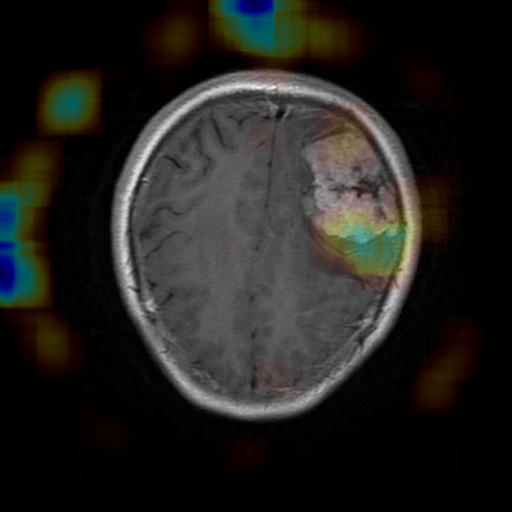
#> input picture assets/sample_real_gradcam.jpg, 512 x 512 px
$ python -i contour_cropper.py   (imports and definitions only)
#> lines starting #> are read from the running program, lines starting #| are printed output that depends on the picture; after the words box and inside, x2 and y2 are one past the last pixel; in counts of white or black regions, pixels touching at a corner belong together
#> further down, picture is the input picture: PIL image 512x512 RGB; mean R, G, B 34.6, 33.6, 30.7
import cv2
import numpy as np
from PIL import Image

def crop_brain_contour(image: np.ndarray, plot: bool = False) -> np.ndarray:
    """
    Crops the brain region from an MRI scan image based on contour detection.

    Steps:
    1. Convert to Grayscale & Gaussian Blur
    2. Threshold to binary mask
    3. Find the extreme contours of the brain (top, bottom, left, right)
    4. Crop strictly to the brain area, eliminating black background padding
    """
#> called with plot = False
    if len(image.shape) == 3:
        gray = cv2.cvtColor(image, cv2.COLOR_RGB2GRAY)
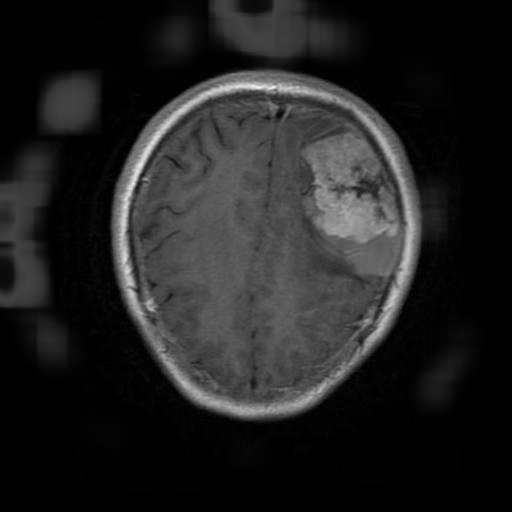
#> gray: shape (512, 512); min 0, max 244, mean 33.5
    else:
        gray = image.copy()

    gray = cv2.GaussianBlur(gray, (5, 5), 0)

    # 2. Binary threshold
    thresh = cv2.threshold(gray, 45, 255, cv2.THRESH_BINARY)[1]
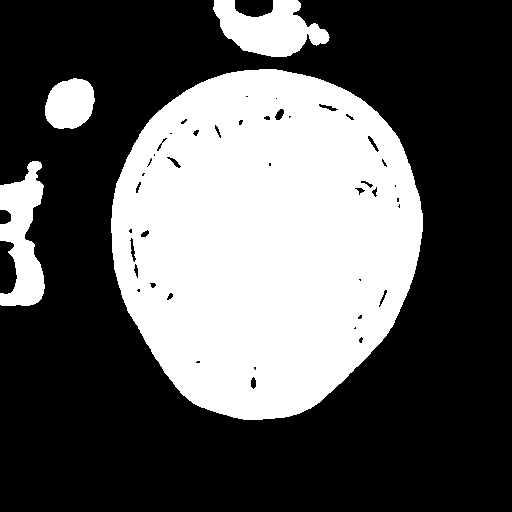
#> thresh: shape (512, 512); 35.8% white; 4 white regions, box (x1, y1, x2, y2) and area: (111, 69, 423, 420) 83689, (213, 0, 330, 57) 4062, (0, 161, 45, 306) 4017, (45, 78, 95, 129) 2002
    thresh = cv2.erode(thresh, None, iterations=2)
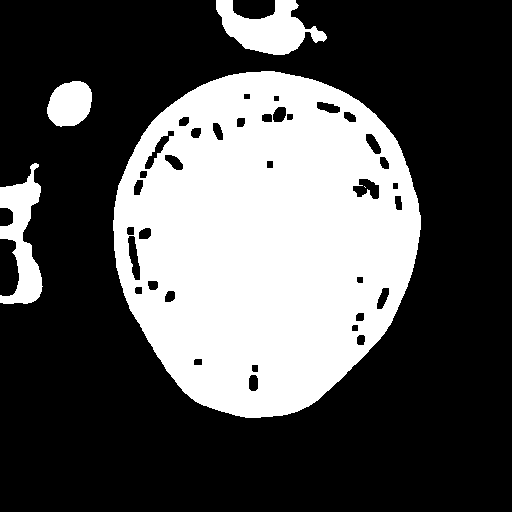
#> thresh: shape (512, 512); 32.9% white; 5 white regions (1 under 20 px), largest, box (x1, y1, x2, y2) and area: (113, 71, 421, 418) 78365, (216, 0, 327, 55) 3298, (0, 163, 43, 304) 3100, (47, 81, 92, 127) 1610
    thresh = cv2.dilate(thresh, None, iterations=2)
#> thresh: shape (512, 512); 35.7% white; 4 white regions

    # 3. Find largest contour
    cnts, _ = cv2.findContours(thresh.copy(), cv2.RETR_EXTERNAL, cv2.CHAIN_APPROX_SIMPLE)
#> cnts = 4 contours; box (x1, y1, x2, y2) and area: (111, 69, 423, 420) 84086, (214, 0, 329, 57) 3893, (0, 161, 45, 306) 3795, (45, 79, 94, 129) 1916
    if not cnts:
        return image

    c = max(cnts, key=cv2.contourArea)
#> c = contour of 464 points, box (x1, y1, x2, y2) (111, 69, 423, 420), area 84086

    # 4. Find extreme points
    extLeft = tuple(c[c[:, :, 0].argmin()][0])
#> extLeft = (111, 218)
    extRight = tuple(c[c[:, :, 0].argmax()][0])
#> extRight = (422, 231)
    extTop = tuple(c[c[:, :, 1].argmin()][0])
#> extTop = (259, 69)
    extBot = tuple(c[c[:, :, 1].argmax()][0])
#> extBot = (243, 419)

    # 5. Crop
    new_image = image[extTop[1]:extBot[1], extLeft[0]:extRight[0]]
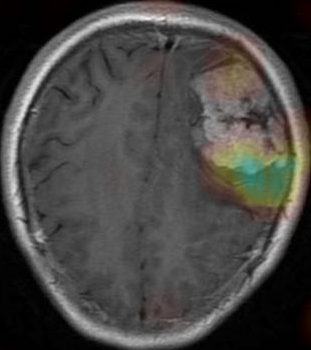
#> new_image: shape (350, 311, 3); mean R, G, B 71.4, 69.8, 67.3
    if new_image.size == 0:
        return image
    return new_image

def preprocess_mri_240(image: Image.Image) -> np.ndarray:
    """
    Standard preprocessing:
    Crop Brain Contour -> Resize to (240, 240, 3) -> Normalize to [0, 1].
    """
    img_np = np.array(image.convert("RGB"))
    cropped = crop_brain_contour(img_np)
    resized = cv2.resize(cropped, (240, 240), interpolation=cv2.INTER_CUBIC)
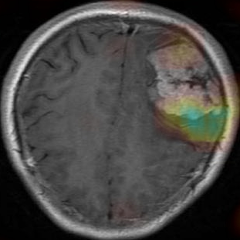
#> resized: shape (240, 240, 3); mean R, G, B 71.4, 69.8, 67.3
    normalized = resized.astype(np.float32) / 255.0
    return normalized

>>> from PIL import Image
>>> picture = Image.open('../assets/sample_real_gradcam.jpg')
>>> result = preprocess_mri_240(picture)
